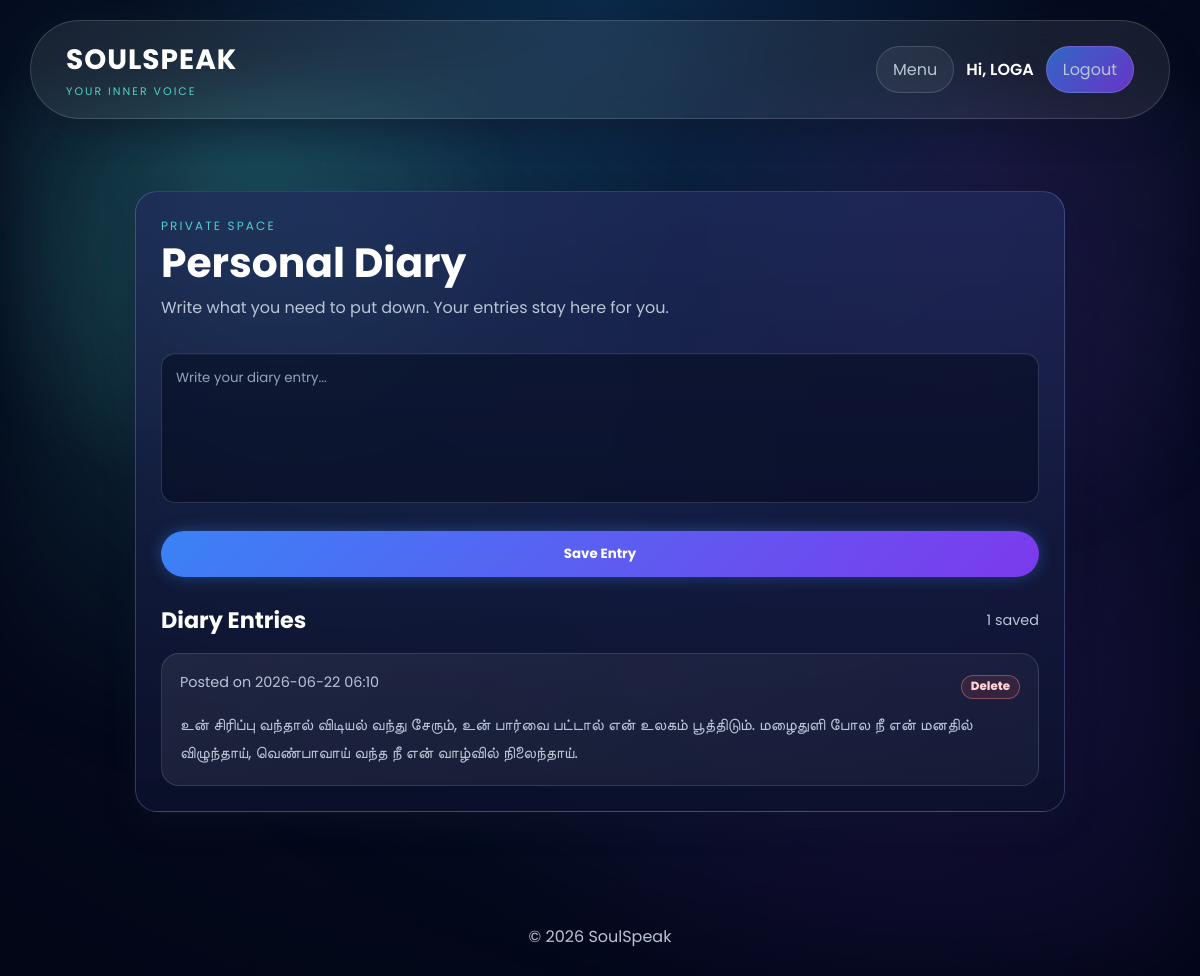
Page /diary (signed in) on the earlier database version.
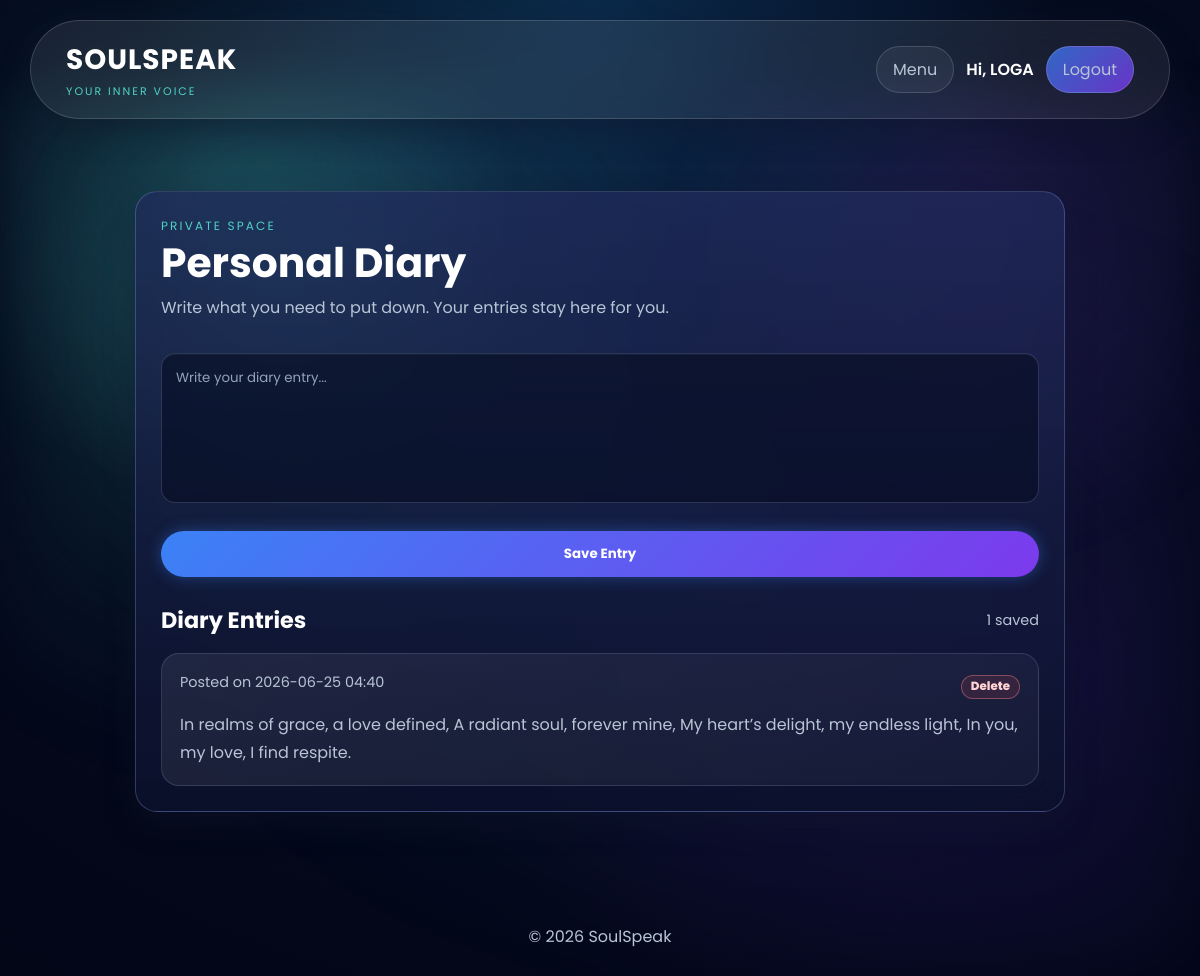
Same page on the later database version.
### app.py (models this page shows)
class Diary(db.Model):
    id = db.Column(
        db.Integer,
        primary_key=True
    )
    content = db.Column(
        db.Text,
        nullable=False
    )
    date = db.Column(
        db.DateTime,
        default=datetime.utcnow
    )
    user_id = db.Column(
        db.Integer,
        db.ForeignKey('user.id')
    )

### app.py (the view, shortened to what this page needs)
@app.route('/diary', methods=['GET', 'POST'])
@login_required
def diary():
    admin_view = is_admin_user()
    diary_users = []
    selected_diary_user = None
    selected_diary_user_id = request.args.get('user_id', type=int)
    if admin_view:
        diary_user_ids = [
            row[0]
            for row in db.session.query(Diary.user_id)
            .filter(Diary.user_id.isnot(None))
            .distinct()
            .all()
        ]
        diary_users = User.query.filter(User.id.in_(diary_user_ids)).order_by(User.username.asc()).all() if diary_user_ids else []
        entries_query = Diary.query
        if selected_diary_user_id:
            selected_diary_user = User.query.get(selected_diary_user_id)
            if selected_diary_user:
                entries_query = entries_query.filter_by(user_id=selected_diary_user.id)
            else:
                flash('Selected diary user was not found.')
                return redirect(url_for('diary'))
        entries = entries_query.order_by(Diary.date.desc()).all()
    else:
        entries = Diary.query.filter_by(
            user_id=current_user.id
        ).order_by(Diary.date.desc()).all()
    users_by_id = {
        user.id: user
        for user in User.query.all()
    } if is_admin_user() else {}
    return render_template(
        'diary.html',
        entries=entries,
        diary_users=diary_users,
        selected_diary_user=selected_diary_user,
        users_by_id=users_by_id,
        user=current_user.username,
        is_admin=admin_view
    )

### app.py (called while the page is built)
def is_admin_user(user=None):
    user = user or current_user
    if not getattr(user, 'is_authenticated', False):
        return False
    username = (getattr(user, 'username', '') or '').strip().lower()
    email = (getattr(user, 'email', '') or '').strip().lower()
    return username == 'admin' or email in app.config.get('ADMIN_EMAILS', set())

@app.context_processor
def inject_admin_status():
    return {'is_admin': is_admin_user()}

@login_manager.user_loader
def load_user(user_id):
    return User.query.get(int(user_id))

### templates/diary.html (shortened to what this page needs)
{% extends "base.html" %}
{% block content %}
<main class="app-page">
    <section class="diary-entry">
        <div class="page-heading compact-heading">
            <p class="eyebrow">Private space</p>
            <h1>{% if is_admin %}All Diaries{% else %}Personal Diary{% endif %}</h1>
            <p>{% if is_admin %}Read diary entries shared through SoulSpeak.{% else %}Write what you need to put down. Your entries stay here for you.{% endif %}</p>
        </div>
        {% if is_admin %}
            <div class="admin-user-filter">
                <a class="filter-user{% if not selected_diary_user %} active{% endif %}" href="{{ url_for('diary') }}">All users</a>
                {% for diary_user in diary_users %}
                    <a class="filter-user{% if selected_diary_user and selected_diary_user.id == diary_user.id %} active{% endif %}" href="{{ url_for('diary', user_id=diary_user.id) }}">
                        <span>{{ (diary_user.username or 'U')[:1]|upper }}</span>
                        <strong>{{ diary_user.username }}</strong>
                        <small>{{ diary_user.email }}</small>
                    </a>
                {% endfor %}
            </div>
        {% else %}
            <form method="POST" class="diary-form">
                <textarea name="content" rows="6" placeholder="Write your diary entry..." required></textarea>
                <button class="btn" type="submit">Save Entry</button>
            </form>
        {% endif %}
        <div class="section-title-row">
            <h2>{% if selected_diary_user %}{{ selected_diary_user.username }}'s Diary{% else %}Diary Entries{% endif %}</h2>
            <span>{{ entries|length if entries else 0 }} saved</span>
        </div>
        {% if entries %}
            <div class="entries">
                {% for entry in entries %}
                    <article class="entry-card">
                        <div class="entry-header">
                            <div>
                                <div class="entry-meta">Posted on {{ entry.date.strftime('%Y-%m-%d %H:%M') if entry.date else 'Unknown' }}</div>
                            </div>
                            <form method="POST" action="{{ url_for('delete_diary', entry_id=entry.id) }}">
                                <button type="submit" class="danger-text-btn">Delete</button>
                            </form>
                        </div>
                        <p>{{ entry.content }}</p>
                    </article>
                {% endfor %}
            </div>
        {% else %}
            <p class="empty-state">You have no diary entries yet.</p>
        {% endif %}
    </section>
</main>
{% endblock %}

Differences in the rows shown:
removed Diary: date "2026-06-22 06:10", content "உன் சிரிப்பு வந்தால் விடியல் வந்து சேரும், உன் பார்வை பட்டால் என் உலகம் பூத்திடும். மழைதுளி போல நீ என் மனதில் விழுந்தாய், வெண்பாவாய் வந்த நீ என் வாழ்வில் நிலைந்தாய்."
added Diary: date "2026-06-25 04:40", content "In realms of grace, a love defined, A radiant soul, forever mine, My heart’s delight, my endless light, In you, my love, I find respite."
